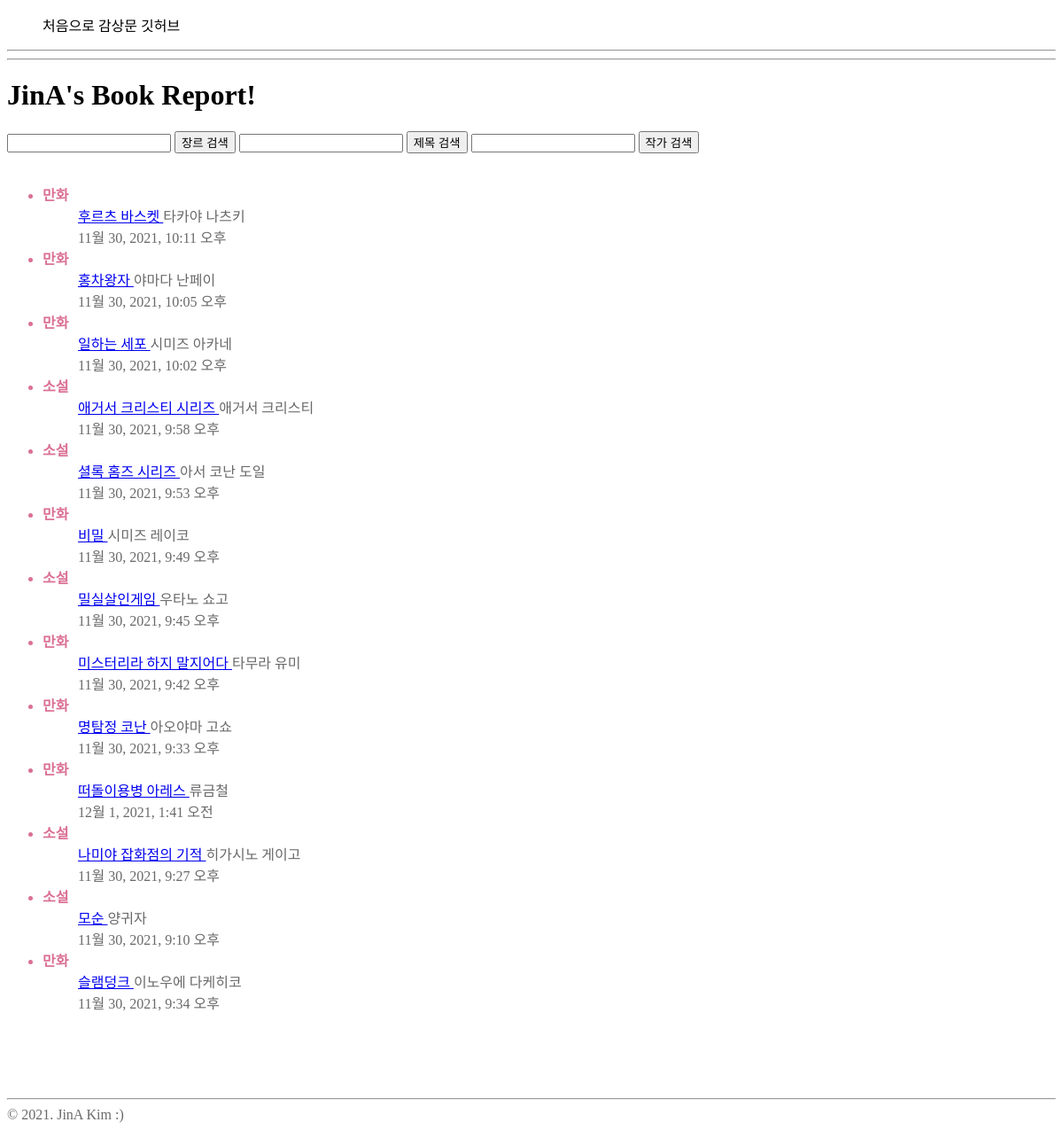
Page /book_report/ on the committed database.
### book_report/models.py (models this page shows, shortened)
class Post(models.Model):
    genre = models.CharField(
        max_length=2, choices=Type.choices, default="만화", verbose_name="장르"
    )
    author_name = models.CharField(max_length=20, verbose_name="작가 이름")
    book_name = models.CharField(max_length=100, verbose_name="책 제목")
    content = models.TextField(verbose_name="감상문")
    photo = models.ImageField(blank=True, upload_to=uuid_name_upload_to) # 분: %M, 초: %S
    created_at = models.DateTimeField(auto_now_add=True, verbose_name="작성 시간")
    updated_at = models.DateTimeField(auto_now=True, verbose_name="수정 시간")

### book_report/views.py (the view)
# urls.py: path('book_report/', post_list),
def post_list(request: HttpRequest) -> HttpResponse:
    qs = Post.objects.all() # QuerySet Type
    qs = qs.order_by("-pk")
    q = request.GET.get("q", "")
    q2 = request.GET.get("q2", "")
    q3 = request.GET.get("q3", "")#.get("?", "?") : 사전형이라면 거의 다 지원
    if q:
        qs = qs.filter(genre__icontains=q) #i=대소문자 구별 안함
    elif q2:
        qs = qs.filter(book_name__icontains=q2 )
    elif q3:
        qs = qs.filter(author_name__icontains=q3)
    return render(request, "book_report/post_list.html", {
        "post_list": qs,
    })

### book_report/templates/book_report/post_list.html (shortened to what this page needs)
{% extends "book_report/layout.html" %}
{% block content %}
    <h1>JinA's Book Report!</h1>
    <form action="" method="get">
        <input type="text" name="q" value="{{ request.GET.q }}" />
        <input type="submit" value="장르 검색" />
        <input type="text" name="q2" value="{{ request.GET.q2 }}" />
        <input type="submit" value="제목 검색" />
        <input type="text" name="q3" value="{{ request.GET.q3 }}" />
        <input type="submit" value="작가 검색" />
    <br>
    <br>
    </form>
    <ul>
        {% for post in post_list %}
        <dt>
            <li href="/book_report/{{ post.pk }}/">
                {{ post.genre }}
            </li>
            <dd>
                <a href="/book_report/{{ post.pk }}/">
                    {{ post.book_name }}
                </a>
                <href="/book_report/{{ post.pk }}/">
                    {{ post.author_name }}
            </dd>
            <dd href="/book_report/{{ post.pk }}/">
                {{ post.updated_at }}
            </dd>
        </dt>
        {%  endfor %}
    </ul>
{% endblock %}

### book_report/templates/book_report/layout.html (shortened to what this page needs)
<!doctype html>
<html lang="ko">
<head>
    <nav>
        <ul id="top_nav">
            <li>
                <a href="/">처음으로</a>
            </li>
            <li>
                <a href="/book_report">감상문</a>
            </li>
            <li>
                <a href="https://github.com/zzangpaka">깃허브</a>
            </li>
        </ul>
    </nav>
    <hr/>
</head>
<body>
    <hr/>
    {% block content %}
    {% endblock %}
    <br>
    <br>
    <br>
    <br>
    <hr/>
    <a style="color:dimgrey"> &copy; 2021. JinA Kim :)</a>
</body>
</html>

### book_report/templates/book_report/layout.html (style rules this page uses)
hr { color: darkgray; }
body { background-color: white; }
h1 { font-weight: bold; color: black; }
#top_nav li { display: inline-block; }
#top_nav li a { color: black; text-decoration: none; }

### book_report/templates/book_report/post_list.html (style rules this page uses)
dt { font-weight: bold; color: palevioletred; }
dd { color: dimgrey; }

### rows in the picture
Post: genre "만화", book_name "후르츠 바스켓", author_name "타카야 나츠키", updated_at "11월 30, 2021, 10:11 오후"
Post: genre "만화", book_name "홍차왕자", author_name "야마다 난페이", updated_at "11월 30, 2021, 10:05 오후"
Post: genre "만화", book_name "일하는 세포", author_name "시미즈 아카네", updated_at "11월 30, 2021, 10:02 오후"
Post: genre "소설", book_name "애거서 크리스티 시리즈", author_name "애거서 크리스티", updated_at "11월 30, 2021, 9:58 오후"
Post: genre "소설", book_name "셜록 홈즈 시리즈", author_name "아서 코난 도일", updated_at "11월 30, 2021, 9:53 오후"
Post: genre "만화", book_name "비밀", author_name "시미즈 레이코", updated_at "11월 30, 2021, 9:49 오후"
Post: genre "소설", book_name "밀실살인게임", author_name "우타노 쇼고", updated_at "11월 30, 2021, 9:45 오후"
Post: genre "만화", book_name "미스터리라 하지 말지어다", author_name "타무라 유미", updated_at "11월 30, 2021, 9:42 오후"
Post: genre "만화", book_name "명탐정 코난", author_name "아오야마 고쇼", updated_at "11월 30, 2021, 9:33 오후"
Post: genre "만화", book_name "떠돌이용병 아레스", author_name "류금철", updated_at "12월 1, 2021, 1:41 오전"
Post: genre "소설", book_name "나미야 잡화점의 기적", author_name "히가시노 게이고", updated_at "11월 30, 2021, 9:27 오후"
Post: genre "소설", book_name "모순", author_name "양귀자", updated_at "11월 30, 2021, 9:10 오후"
Post: genre "만화", book_name "슬램덩크", author_name "이노우에 다케히코", updated_at "11월 30, 2021, 9:34 오후"
